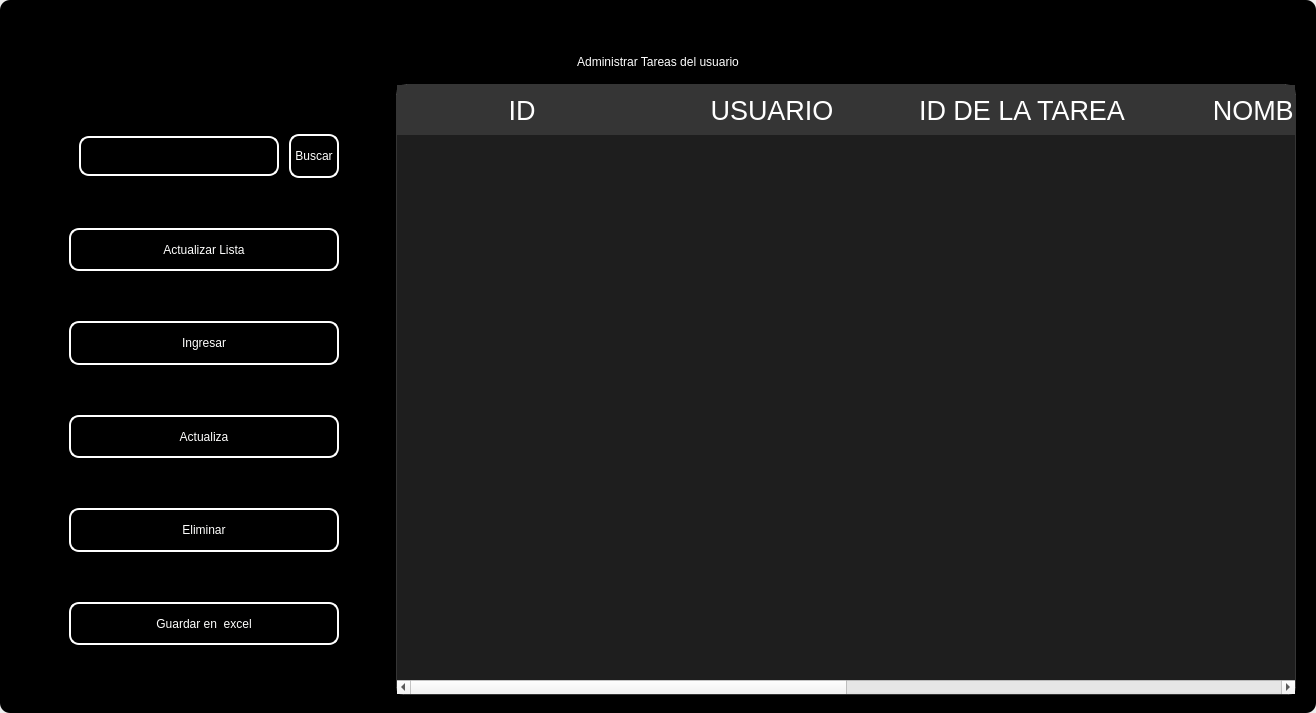
<?xml version="1.0" encoding="UTF-8"?>
<ui version="4.0">
 <class>MainWindow</class>
 <widget class="QMainWindow" name="MainWindow">
  <property name="geometry">
   <rect>
    <x>0</x>
    <y>0</y>
    <width>1316</width>
    <height>713</height>
   </rect>
  </property>
  <property name="windowTitle">
   <string>MainWindow</string>
  </property>
  <property name="styleSheet">
   <string notr="true"/>
  </property>
  <widget class="QWidget" name="centralwidget">
   <property name="styleSheet">
    <string notr="true"/>
   </property>
   <layout class="QVBoxLayout" name="verticalLayout">
    <property name="spacing">
     <number>0</number>
    </property>
    <property name="leftMargin">
     <number>0</number>
    </property>
    <property name="topMargin">
     <number>0</number>
    </property>
    <property name="rightMargin">
     <number>0</number>
    </property>
    <property name="bottomMargin">
     <number>0</number>
    </property>
    <item>
     <widget class="QFrame" name="frame">
      <property name="enabled">
       <bool>true</bool>
      </property>
      <property name="styleSheet">
       <string notr="true">
QFrame {
border-radius:10px;
	background-color: rgb(0, 0, 0);
 }
</string>
      </property>
      <property name="frameShape">
       <enum>QFrame::StyledPanel</enum>
      </property>
      <property name="frameShadow">
       <enum>QFrame::Raised</enum>
      </property>
      <layout class="QVBoxLayout" name="verticalLayout_2">
       <item>
        <widget class="QFrame" name="frame_superior">
         <property name="minimumSize">
          <size>
           <width>0</width>
           <height>40</height>
          </size>
         </property>
         <property name="maximumSize">
          <size>
           <width>16777215</width>
           <height>40</height>
          </size>
         </property>
         <property name="styleSheet">
          <string notr="true">QPushButton{
border-radius:18px;
}

QPushButton:hover{
	background-color: rgb(0, 0, 0);
}
</string>
         </property>
         <property name="frameShape">
          <enum>QFrame::StyledPanel</enum>
         </property>
         <property name="frameShadow">
          <enum>QFrame::Raised</enum>
         </property>
         <layout class="QHBoxLayout" name="horizontalLayout_3">
          <property name="spacing">
           <number>4</number>
          </property>
          <property name="leftMargin">
           <number>0</number>
          </property>
          <property name="topMargin">
           <number>0</number>
          </property>
          <property name="rightMargin">
           <number>0</number>
          </property>
          <property name="bottomMargin">
           <number>0</number>
          </property>
          <item>
           <widget class="QPushButton" name="btn_icon">
            <property name="text">
             <string/>
            </property>
            <property name="iconSize">
             <size>
              <width>40</width>
              <height>40</height>
             </size>
            </property>
           </widget>
          </item>
          <item>
           <spacer name="horizontalSpacer_2">
            <property name="orientation">
             <enum>Qt::Horizontal</enum>
            </property>
            <property name="sizeHint" stdset="0">
             <size>
              <width>443</width>
              <height>20</height>
             </size>
            </property>
           </spacer>
          </item>
          <item>
           <widget class="QPushButton" name="btn_exit">
            <property name="minimumSize">
             <size>
              <width>38</width>
              <height>38</height>
             </size>
            </property>
            <property name="maximumSize">
             <size>
              <width>38</width>
              <height>38</height>
             </size>
            </property>
            <property name="cursor">
             <cursorShape>PointingHandCursor</cursorShape>
            </property>
            <property name="text">
             <string/>
            </property>
            <property name="iconSize">
             <size>
              <width>35</width>
              <height>35</height>
             </size>
            </property>
           </widget>
          </item>
          <item>
           <widget class="QPushButton" name="bt_minimizar">
            <property name="minimumSize">
             <size>
              <width>38</width>
              <height>38</height>
             </size>
            </property>
            <property name="maximumSize">
             <size>
              <width>38</width>
              <height>38</height>
             </size>
            </property>
            <property name="cursor">
             <cursorShape>PointingHandCursor</cursorShape>
            </property>
            <property name="text">
             <string/>
            </property>
            <property name="icon">
             <iconset>
              <normaloff>image/minus.svg</normaloff>image/minus.svg</iconset>
            </property>
            <property name="iconSize">
             <size>
              <width>38</width>
              <height>38</height>
             </size>
            </property>
           </widget>
          </item>
          <item>
           <widget class="QPushButton" name="bt_maximizar">
            <property name="minimumSize">
             <size>
              <width>38</width>
              <height>38</height>
             </size>
            </property>
            <property name="maximumSize">
             <size>
              <width>38</width>
              <height>38</height>
             </size>
            </property>
            <property name="cursor">
             <cursorShape>PointingHandCursor</cursorShape>
            </property>
            <property name="text">
             <string/>
            </property>
            <property name="icon">
             <iconset>
              <normaloff>image/chevron-up.svg</normaloff>image/chevron-up.svg</iconset>
            </property>
            <property name="iconSize">
             <size>
              <width>38</width>
              <height>38</height>
             </size>
            </property>
           </widget>
          </item>
          <item>
           <widget class="QPushButton" name="bt_restaurar">
            <property name="minimumSize">
             <size>
              <width>38</width>
              <height>38</height>
             </size>
            </property>
            <property name="maximumSize">
             <size>
              <width>38</width>
              <height>38</height>
             </size>
            </property>
            <property name="cursor">
             <cursorShape>PointingHandCursor</cursorShape>
            </property>
            <property name="text">
             <string/>
            </property>
            <property name="icon">
             <iconset>
              <normaloff>image/chevron-down.svg</normaloff>image/chevron-down.svg</iconset>
            </property>
            <property name="iconSize">
             <size>
              <width>38</width>
              <height>38</height>
             </size>
            </property>
           </widget>
          </item>
          <item>
           <widget class="QPushButton" name="bt_cerrar">
            <property name="minimumSize">
             <size>
              <width>38</width>
              <height>38</height>
             </size>
            </property>
            <property name="maximumSize">
             <size>
              <width>38</width>
              <height>38</height>
             </size>
            </property>
            <property name="cursor">
             <cursorShape>PointingHandCursor</cursorShape>
            </property>
            <property name="text">
             <string/>
            </property>
            <property name="icon">
             <iconset>
              <normaloff>image/x.svg</normaloff>image/x.svg</iconset>
            </property>
            <property name="iconSize">
             <size>
              <width>38</width>
              <height>38</height>
             </size>
            </property>
           </widget>
          </item>
         </layout>
        </widget>
       </item>
       <item>
        <widget class="QLabel" name="label">
         <property name="styleSheet">
          <string notr="true">font: 30pt &quot;MS Shell Dlg 2&quot;;
color: rgb(255, 255, 255);</string>
         </property>
         <property name="text">
          <string>Administrar Tareas del usuario</string>
         </property>
         <property name="alignment">
          <set>Qt::AlignCenter</set>
         </property>
        </widget>
       </item>
       <item>
        <widget class="QFrame" name="frame_3">
         <property name="minimumSize">
          <size>
           <width>0</width>
           <height>0</height>
          </size>
         </property>
         <property name="frameShape">
          <enum>QFrame::StyledPanel</enum>
         </property>
         <property name="frameShadow">
          <enum>QFrame::Raised</enum>
         </property>
         <layout class="QHBoxLayout" name="horizontalLayout_4">
          <property name="leftMargin">
           <number>9</number>
          </property>
          <property name="topMargin">
           <number>9</number>
          </property>
          <property name="rightMargin">
           <number>9</number>
          </property>
          <item>
           <layout class="QVBoxLayout" name="verticalLayout_4">
            <property name="spacing">
             <number>50</number>
            </property>
            <property name="sizeConstraint">
             <enum>QLayout::SetDefaultConstraint</enum>
            </property>
            <property name="leftMargin">
             <number>50</number>
            </property>
            <property name="topMargin">
             <number>50</number>
            </property>
            <property name="rightMargin">
             <number>50</number>
            </property>
            <property name="bottomMargin">
             <number>50</number>
            </property>
            <item>
             <layout class="QHBoxLayout" name="horizontalLayout">
              <property name="spacing">
               <number>10</number>
              </property>
              <property name="leftMargin">
               <number>10</number>
              </property>
              <property name="topMargin">
               <number>0</number>
              </property>
              <property name="bottomMargin">
               <number>0</number>
              </property>
              <item>
               <widget class="QLineEdit" name="searchtxt">
                <property name="minimumSize">
                 <size>
                  <width>200</width>
                  <height>25</height>
                 </size>
                </property>
                <property name="maximumSize">
                 <size>
                  <width>150</width>
                  <height>40</height>
                 </size>
                </property>
                <property name="styleSheet">
                 <string notr="true">QLabel {
	color: rgb(255, 255, 254);
	font: 12pt &quot;Arial&quot;;
	background-color: rgba(0, 0, 0,0);
}

QTextEdit{
background-color: rgba(0, 0, 0,0);
border-radius:10px; 
font: 12pt &quot;Arial&quot;;
color: rgb(255, 255, 254);
border: 2px solid  rgb(255, 255, 255);

}

QTextEdit:hover{
background-color: rgba(0, 0, 0,0);
border-radius:10px; 
font: 12pt &quot;Arial&quot;;
border: 2px solid  rgb(120, 0, 171);
}

QTextEdit:focus{
background-color: rgb(0, 0, 0);
border-radius:10px; 
font: 12pt &quot;Arial&quot;;
border: 2px solid rgb(120, 0, 171);
}

QLineEdit{
background-color: rgba(0, 0, 0,0);
border-radius:10px; 
font: 12pt &quot;Arial&quot;;
color: rgb(255, 255, 254);
border: 2px solid  rgb(255, 255, 255);

}

QLineEdit:hover{
background-color: rgba(0, 0, 0,0);
border-radius:10px; 
font: 12pt &quot;Arial&quot;;
border: 2px solid  rgb(120, 0, 171);
}

QLineEdit:focus{
background-color: rgb(0, 0, 0);
border-radius:10px; 
font: 12pt &quot;Arial&quot;;
border: 2px solid rgb(120, 0, 171);
}

QCheckBox{
	font: 12pt &quot;Arial&quot;;
	color: rgb(255, 255, 255);
}

QCheckBox::indicator {
    width: 18px;
    height:18px;
}

QCheckBox::indicator:unchecked {
   background-image: url(image/square.svg);
}

QCheckBox::indicator:checked {
   background-image: url(image/check-square.svg);
}

QPushButton{
border-radius:10px; 
font: 12pt &quot;Arial&quot;;
color: rgb(255, 255, 254);
border: 2px solid #ffffff;
}

QPushButton:hover{
border-radius:10px; 
font: 12pt &quot;Arial&quot;;
color: rgb(255, 255, 255);
border: 2px solid rgb(120, 0, 171);
	background-color: rgb(120, 0, 171);
}
</string>
                </property>
               </widget>
              </item>
              <item>
               <widget class="QPushButton" name="btn_search">
                <property name="sizePolicy">
                 <sizepolicy hsizetype="Minimum" vsizetype="Fixed">
                  <horstretch>0</horstretch>
                  <verstretch>0</verstretch>
                 </sizepolicy>
                </property>
                <property name="minimumSize">
                 <size>
                  <width>0</width>
                  <height>15</height>
                 </size>
                </property>
                <property name="maximumSize">
                 <size>
                  <width>100</width>
                  <height>50</height>
                 </size>
                </property>
                <property name="cursor">
                 <cursorShape>PointingHandCursor</cursorShape>
                </property>
                <property name="styleSheet">
                 <string notr="true">QPushButton{
border-radius:10px; 
font: 12pt &quot;Arial&quot;;
color: rgb(255, 255, 254);
border: 2px solid #ffffff;
}

QPushButton:hover{
border-radius:10px; 
font: 12pt &quot;Arial&quot;;
color: rgb(255, 255, 255);
border: 2px solid rgb(120, 0, 171);
	background-color: rgb(120, 0, 171);
}</string>
                </property>
                <property name="text">
                 <string>Buscar</string>
                </property>
               </widget>
              </item>
             </layout>
            </item>
            <item>
             <widget class="QPushButton" name="btn_get">
              <property name="minimumSize">
               <size>
                <width>50</width>
                <height>40</height>
               </size>
              </property>
              <property name="maximumSize">
               <size>
                <width>300</width>
                <height>50</height>
               </size>
              </property>
              <property name="cursor">
               <cursorShape>PointingHandCursor</cursorShape>
              </property>
              <property name="styleSheet">
               <string notr="true">QPushButton{
border-radius:10px; 
font: 12pt &quot;Arial&quot;;
color: rgb(255, 255, 254);
border: 2px solid #ffffff;
}

QPushButton:hover{
border-radius:10px; 
font: 12pt &quot;Arial&quot;;
color: rgb(255, 255, 255);
border: 2px solid rgb(120, 0, 171);
	background-color: rgb(120, 0, 171);
}</string>
              </property>
              <property name="text">
               <string>Actualizar Lista</string>
              </property>
              <property name="iconSize">
               <size>
                <width>35</width>
                <height>35</height>
               </size>
              </property>
             </widget>
            </item>
            <item>
             <widget class="QPushButton" name="btn_add">
              <property name="minimumSize">
               <size>
                <width>0</width>
                <height>40</height>
               </size>
              </property>
              <property name="maximumSize">
               <size>
                <width>300</width>
                <height>50</height>
               </size>
              </property>
              <property name="cursor">
               <cursorShape>PointingHandCursor</cursorShape>
              </property>
              <property name="styleSheet">
               <string notr="true">QPushButton{
border-radius:10px; 
font: 12pt &quot;Arial&quot;;
color: rgb(255, 255, 254);
border: 2px solid #ffffff;
}

QPushButton:hover{
border-radius:10px; 
font: 12pt &quot;Arial&quot;;
color: rgb(255, 255, 255);
border: 2px solid rgb(120, 0, 171);
	background-color: rgb(120, 0, 171);
}</string>
              </property>
              <property name="text">
               <string>Ingresar</string>
              </property>
              <property name="iconSize">
               <size>
                <width>35</width>
                <height>35</height>
               </size>
              </property>
             </widget>
            </item>
            <item>
             <widget class="QPushButton" name="btn_update">
              <property name="minimumSize">
               <size>
                <width>0</width>
                <height>40</height>
               </size>
              </property>
              <property name="maximumSize">
               <size>
                <width>300</width>
                <height>50</height>
               </size>
              </property>
              <property name="cursor">
               <cursorShape>PointingHandCursor</cursorShape>
              </property>
              <property name="styleSheet">
               <string notr="true">QPushButton{
border-radius:10px; 
font: 12pt &quot;Arial&quot;;
color: rgb(255, 255, 254);
border: 2px solid #ffffff;
}

QPushButton:hover{
border-radius:10px; 
font: 12pt &quot;Arial&quot;;
color: rgb(255, 255, 255);
border: 2px solid rgb(120, 0, 171);
	background-color: rgb(120, 0, 171);
}</string>
              </property>
              <property name="text">
               <string>Actualiza</string>
              </property>
              <property name="iconSize">
               <size>
                <width>35</width>
                <height>35</height>
               </size>
              </property>
             </widget>
            </item>
            <item>
             <widget class="QPushButton" name="btn_delete">
              <property name="minimumSize">
               <size>
                <width>0</width>
                <height>40</height>
               </size>
              </property>
              <property name="maximumSize">
               <size>
                <width>300</width>
                <height>50</height>
               </size>
              </property>
              <property name="cursor">
               <cursorShape>PointingHandCursor</cursorShape>
              </property>
              <property name="styleSheet">
               <string notr="true">QPushButton{
border-radius:10px; 
font: 12pt &quot;Arial&quot;;
color: rgb(255, 255, 254);
border: 2px solid #ffffff;
}

QPushButton:hover{
border-radius:10px; 
font: 12pt &quot;Arial&quot;;
color: rgb(255, 255, 255);
border: 2px solid rgb(120, 0, 171);
	background-color: rgb(120, 0, 171);
}</string>
              </property>
              <property name="text">
               <string>Eliminar</string>
              </property>
              <property name="iconSize">
               <size>
                <width>35</width>
                <height>35</height>
               </size>
              </property>
             </widget>
            </item>
            <item>
             <widget class="QPushButton" name="btn_excel">
              <property name="minimumSize">
               <size>
                <width>10</width>
                <height>40</height>
               </size>
              </property>
              <property name="maximumSize">
               <size>
                <width>300</width>
                <height>50</height>
               </size>
              </property>
              <property name="cursor">
               <cursorShape>PointingHandCursor</cursorShape>
              </property>
              <property name="styleSheet">
               <string notr="true">QPushButton{
border-radius:10px; 
font: 12pt &quot;Arial&quot;;
color: rgb(255, 255, 254);
border: 2px solid #ffffff;
}

QPushButton:hover{
border-radius:10px; 
font: 12pt &quot;Arial&quot;;
color: rgb(255, 255, 255);
border: 2px solid rgb(120, 0, 171);
	background-color: rgb(120, 0, 171);
}</string>
              </property>
              <property name="text">
               <string>Guardar en  excel</string>
              </property>
              <property name="iconSize">
               <size>
                <width>35</width>
                <height>35</height>
               </size>
              </property>
             </widget>
            </item>
           </layout>
          </item>
          <item>
           <widget class="QTableWidget" name="table_task">
            <property name="minimumSize">
             <size>
              <width>900</width>
              <height>0</height>
             </size>
            </property>
            <property name="maximumSize">
             <size>
              <width>700</width>
              <height>16777215</height>
             </size>
            </property>
            <property name="styleSheet">
             <string notr="true">QTableView {
	background-color: rgba(255, 255, 255, 30); 	
	border: 1px solid rgba(255,255,255,40);
	border-bottom-right-radius: 7px; 
	border-bottom-left-radius: 7px; 
	color: white;
	font: 15pt &quot;MS Shell Dlg 2&quot;;
}

QHeaderView::section {
background-color: rgb(53, 53, 53);
color: white;
border: none;
height: 50px;
font-size: 20pt;
}

QTableView::item {
    border-style: none;
    border-bottom: 1px solid rgba(255,255,255,50);
    padding-left: auto;
    padding-right: auto;
}

QTableView::item:selected{
	border: none;
	color: rgb(255, 255, 255);
    background-color: rgba(255, 255, 255, 50);
}
</string>
            </property>
            <property name="lineWidth">
             <number>1</number>
            </property>
            <property name="editTriggers">
             <set>QAbstractItemView::NoEditTriggers</set>
            </property>
            <attribute name="horizontalHeaderDefaultSectionSize">
             <number>250</number>
            </attribute>
            <column>
             <property name="text">
              <string>ID</string>
             </property>
            </column>
            <column>
             <property name="text">
              <string>USUARIO</string>
             </property>
            </column>
            <column>
             <property name="text">
              <string>ID DE LA TAREA</string>
             </property>
            </column>
            <column>
             <property name="text">
              <string>NOMBRE</string>
             </property>
            </column>
            <column>
             <property name="text">
              <string>DESCRIPCIÓN</string>
             </property>
            </column>
            <column>
             <property name="text">
              <string>ESTADO</string>
             </property>
            </column>
           </widget>
          </item>
         </layout>
        </widget>
       </item>
      </layout>
     </widget>
    </item>
   </layout>
  </widget>
 </widget>
 <resources/>
 <connections/>
</ui>
